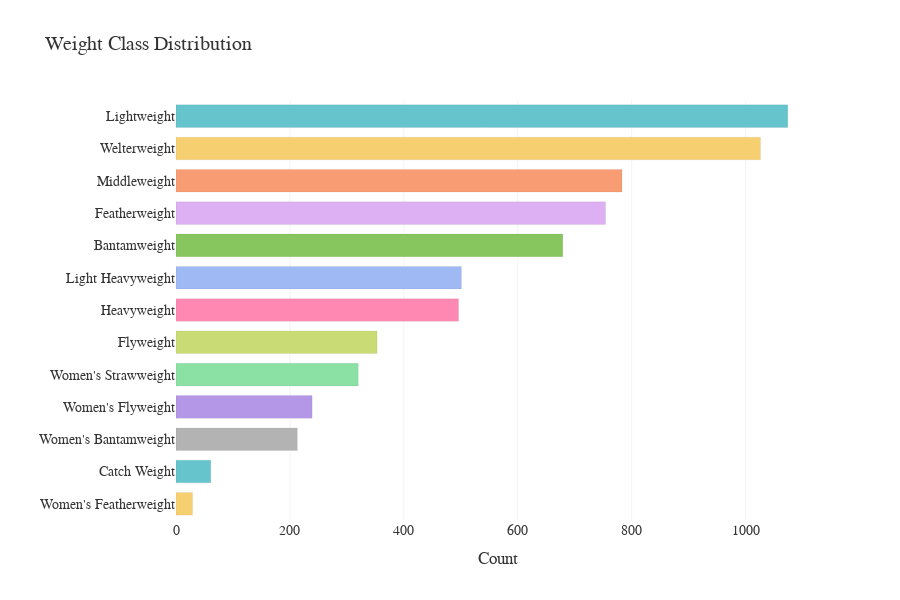

This figure's notebook cell:
### Code cell
weight_counts = ufc['WeightClass'].value_counts().reset_index()
weight_counts.columns = ['WeightClass', 'Count']

fig = px.bar(weight_counts, x = 'Count', y = 'WeightClass', orientation = 'h',
             color = 'WeightClass', color_discrete_sequence = px.colors.qualitative.Pastel,
             title = 'Weight Class Distribution')

fig.update_layout(plot_bgcolor = 'white', paper_bgcolor = 'white',
                  font = dict(family = "Helvetica Neue", size = 14, color = "#333"),
                  xaxis = dict(title = 'Count', gridcolor = 'rgba(0,0,0,0.05)'),
                  yaxis = dict(title = ''), title_x = 0.05,
                  showlegend = False, bargap = 0.3, height = 600)

fig.update_traces(marker_line_width = 0.5, marker_line_color = 'rgba(0,0,0,0.1)')
fig.show()

### Figure 1 — Plotly figure (JSON) as saved in the notebook; plotly's stock layout.template omitted (floating-point values rounded to 4 significant figures)
{"data": [{"hovertemplate": "WeightClass=%{y}<br>Count=%{x}<extra></extra>", "legendgroup": "Lightweight", "marker": {"color": "rgb(102, 197, 204)", "line": {"color": "rgba(0,0,0,0.1)", "width": 0.5}, "pattern": {"shape": ""}}, "name": "Lightweight", "orientation": "h", "showlegend": true, "textposition": "auto", "type": "bar", "x": [1074], "xaxis": "x", "y": ["Lightweight"], "yaxis": "y"}, {"hovertemplate": "WeightClass=%{y}<br>Count=%{x}<extra></extra>", "legendgroup": "Welterweight", "marker": {"color": "rgb(246, 207, 113)", "line": {"color": "rgba(0,0,0,0.1)", "width": 0.5}, "pattern": {"shape": ""}}, "name": "Welterweight", "orientation": "h", "showlegend": true, "textposition": "auto", "type": "bar", "x": [1026], "xaxis": "x", "y": ["Welterweight"], "yaxis": "y"}, {"hovertemplate": "WeightClass=%{y}<br>Count=%{x}<extra></extra>", "legendgroup": "Middleweight", "marker": {"color": "rgb(248, 156, 116)", "line": {"color": "rgba(0,0,0,0.1)", "width": 0.5}, "pattern": {"shape": ""}}, "name": "Middleweight", "orientation": "h", "showlegend": true, "textposition": "auto", "type": "bar", "x": [783], "xaxis": "x", "y": ["Middleweight"], "yaxis": "y"}, {"hovertemplate": "WeightClass=%{y}<br>Count=%{x}<extra></extra>", "legendgroup": "Featherweight", "marker": {"color": "rgb(220, 176, 242)", "line": {"color": "rgba(0,0,0,0.1)", "width": 0.5}, "pattern": {"shape": ""}}, "name": "Featherweight", "orientation": "h", "showlegend": true, "textposition": "auto", "type": "bar", "x": [754], "xaxis": "x", "y": ["Featherweight"], "yaxis": "y"}, {"hovertemplate": "WeightClass=%{y}<br>Count=%{x}<extra></extra>", "legendgroup": "Bantamweight", "marker": {"color": "rgb(135, 197, 95)", "line": {"color": "rgba(0,0,0,0.1)", "width": 0.5}, "pattern": {"shape": ""}}, "name": "Bantamweight", "orientation": "h", "showlegend": true, "textposition": "auto", "type": "bar", "x": [679], "xaxis": "x", "y": ["Bantamweight"], "yaxis": "y"}, {"hovertemplate": "WeightClass=%{y}<br>Count=%{x}<extra></extra>", "legendgroup": "Light Heavyweight", "marker": {"color": "rgb(158, 185, 243)", "line": {"color": "rgba(0,0,0,0.1)", "width": 0.5}, "pattern": {"shape": ""}}, "name": "Light Heavyweight", "orientation": "h", "showlegend": true, "textposition": "auto", "type": "bar", "x": [501], "xaxis": "x", "y": ["Light Heavyweight"], "yaxis": "y"}, {"hovertemplate": "WeightClass=%{y}<br>Count=%{x}<extra></extra>", "legendgroup": "Heavyweight", "marker": {"color": "rgb(254, 136, 177)", "line": {"color": "rgba(0,0,0,0.1)", "width": 0.5}, "pattern": {"shape": ""}}, "name": "Heavyweight", "orientation": "h", "showlegend": true, "textposition": "auto", "type": "bar", "x": [496], "xaxis": "x", "y": ["Heavyweight"], "yaxis": "y"}, {"hovertemplate": "WeightClass=%{y}<br>Count=%{x}<extra></extra>", "legendgroup": "Flyweight", "marker": {"color": "rgb(201, 219, 116)", "line": {"color": "rgba(0,0,0,0.1)", "width": 0.5}, "pattern": {"shape": ""}}, "name": "Flyweight", "orientation": "h", "showlegend": true, "textposition": "auto", "type": "bar", "x": [353], "xaxis": "x", "y": ["Flyweight"], "yaxis": "y"}, {"hovertemplate": "WeightClass=%{y}<br>Count=%{x}<extra></extra>", "legendgroup": "Women's Strawweight", "marker": {"color": "rgb(139, 224, 164)", "line": {"color": "rgba(0,0,0,0.1)", "width": 0.5}, "pattern": {"shape": ""}}, "name": "Women's Strawweight", "orientation": "h", "showlegend": true, "textposition": "auto", "type": "bar", "x": [320], "xaxis": "x", "y": ["Women's Strawweight"], "yaxis": "y"}, {"hovertemplate": "WeightClass=%{y}<br>Count=%{x}<extra></extra>", "legendgroup": "Women's Flyweight", "marker": {"color": "rgb(180, 151, 231)", "line": {"color": "rgba(0,0,0,0.1)", "width": 0.5}, "pattern": {"shape": ""}}, "name": "Women's Flyweight", "orientation": "h", "showlegend": true, "textposition": "auto", "type": "bar", "x": [239], "xaxis": "x", "y": ["Women's Flyweight"], "yaxis": "y"}, {"hovertemplate": "WeightClass=%{y}<br>Count=%{x}<extra></extra>", "legendgroup": "Women's Bantamweight", "marker": {"color": "rgb(179, 179, 179)", "line": {"color": "rgba(0,0,0,0.1)", "width": 0.5}, "pattern": {"shape": ""}}, "name": "Women's Bantamweight", "orientation": "h", "showlegend": true, "textposition": "auto", "type": "bar", "x": [213], "xaxis": "x", "y": ["Women's Bantamweight"], "yaxis": "y"}, {"hovertemplate": "WeightClass=%{y}<br>Count=%{x}<extra></extra>", "legendgroup": "Catch Weight", "marker": {"color": "rgb(102, 197, 204)", "line": {"color": "rgba(0,0,0,0.1)", "width": 0.5}, "pattern": {"shape": ""}}, "name": "Catch Weight", "orientation": "h", "showlegend": true, "textposition": "auto", "type": "bar", "x": [61], "xaxis": "x", "y": ["Catch Weight"], "yaxis": "y"}, {"hovertemplate": "WeightClass=%{y}<br>Count=%{x}<extra></extra>", "legendgroup": "Women's Featherweight", "marker": {"color": "rgb(246, 207, 113)", "line": {"color": "rgba(0,0,0,0.1)", "width": 0.5}, "pattern": {"shape": ""}}, "name": "Women's Featherweight", "orientation": "h", "showlegend": true, "textposition": "auto", "type": "bar", "x": [29], "xaxis": "x", "y": ["Women's Featherweight"], "yaxis": "y"}], "layout": {"bargap": 0.3, "barmode": "relative", "font": {"color": "#333", "family": "Helvetica Neue", "size": 14}, "height": 600, "legend": {"title": {"text": "WeightClass"}, "tracegroupgap": 0}, "paper_bgcolor": "white", "plot_bgcolor": "white", "showlegend": false, "title": {"text": "Weight Class Distribution", "x": 0.05}, "xaxis": {"anchor": "y", "domain": [0, 1], "gridcolor": "rgba(0,0,0,0.05)", "title": {"text": "Count"}}, "yaxis": {"anchor": "x", "categoryarray": ["Women's Featherweight", "Catch Weight", "Women's Bantamweight", "Women's Flyweight", "Women's Strawweight", "Flyweight", "Heavyweight", "Light Heavyweight", "Bantamweight", "Featherweight", "Middleweight", "Welterweight", "Lightweight"], "categoryorder": "array", "domain": [0, 1], "title": {"text": ""}}}}
